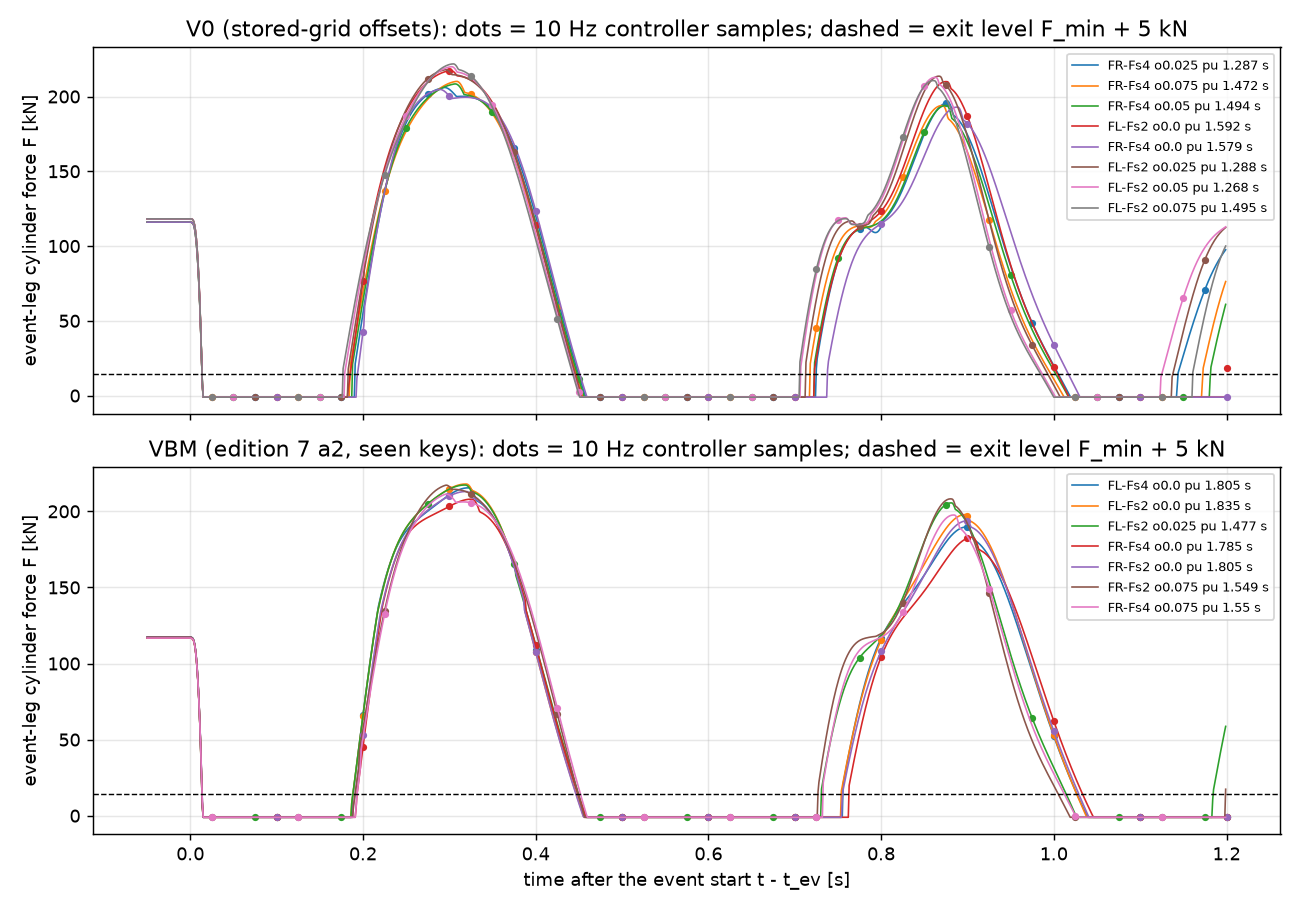

Generate this figure with Python:
"""Event-leg exit window vs the 10 Hz sample grid (u10 reruns).

For every rerun: the event leg's loaded window after its first rocking lift (1 ms true cylinder
force >= exit level F_min + 5 kN, from the first re-load to the next lift), the controller samples
inside it and the exit-confirmation sample (3rd consecutive sample at or above the exit level of
the lower load estimate, from u11_periods). Prints the per-period table of selected runs and
writes u12_exit_window.csv and u12_exit_window.png.

Usage: python -I -B u12_exit_window.py <rerun_dir> <folder>
"""
import csv
import json
import sys
from pathlib import Path

import matplotlib
import numpy as np

matplotlib.use("Agg")
import matplotlib.pyplot as plt  # noqa: E402

LEGS = ("FL", "FR", "RL", "RR")
DIAG = {0: 3, 3: 0, 1: 2, 2: 1}
rerun, folder = Path(sys.argv[1]), Path(sys.argv[2])
runs = list(csv.DictReader((folder / "u11_runs.csv").open(encoding="utf-8")))
periods = list(csv.DictReader((folder / "u11_periods.csv").open(encoding="utf-8")))
out_rows = []
fig, axes = plt.subplots(2, 1, figsize=(10, 7), sharex=True)
for r in runs:
    if r["event"] != "RE1bF":
        continue
    leg = LEGS.index(r["leg"])
    dg = DIAG[leg]
    stem = f"R12_{r['level']}-{r['leg']}-Fs{float(r['fs_kN']):g}-o{r['offset_s']}-{r['event']}-ready_{r['setting']}"
    z = np.load(rerun / "logs" / f"{stem}_rows.npz")
    rows, t_ev = z["rows"], float(z["t_ev"])
    tr = rows[:, 0] - t_ev
    contact, F = rows[:, 1:5], rows[:, 5:9]
    pr = [p for p in periods if p["run"] == r["run"]]
    exit_level = float(pr[0]["exit_level_kN"]) * 1e3
    ev_l = json.loads(r["event_leg_lifts"])
    dg_l = json.loads(r["diag_leg_lifts"])
    t_reload = float(r["event_leg_reload_to_exit_level_s"])
    t_relift = ev_l[1][0] if len(ev_l) > 1 else np.nan
    # last 1 ms time before the relift with F >= exit level
    m = (tr > t_reload) & (tr < t_relift) & (F[:, leg] >= exit_level)
    t_hold_end = float(tr[np.flatnonzero(m)[-1]]) if m.any() else np.nan
    samples = [float(p["t_rel_s"]) for p in pr if 0.0 < float(p["t_rel_s"]) <= 1.2]
    inside = [s for s in samples if t_reload <= s <= t_hold_end]
    starts = json.loads(r["reapp_starts"])
    ends = json.loads(r["reapp_ends"])
    out_rows.append({"run": r["run"], "offset_s": r["offset_s"], "phase_phi_s": round(float(r["offset_s"]) % 0.1, 4),
                     "t_reload_s": t_reload, "t_hold_end_s": round(t_hold_end, 3),
                     "window_s": round(t_hold_end - t_reload, 3),
                     "samples_in_window": ";".join(f"{s:g}" for s in inside),
                     "n_samples_in_window": len(inside),
                     "event_leg_exit_s": ends.get(r["leg"], [None])[0],
                     "diag_start_s": starts.get(LEGS[dg], [None])[0],
                     "diag_first_lift_end_s": dg_l[0][1] if dg_l else None,
                     "diag_start_inside_first_lift": (starts.get(LEGS[dg], [99])[0] < dg_l[0][1]) if dg_l else None,
                     "n_event_lifts": len(ev_l), "n_diag_lifts": len(dg_l),
                     "pair_union_s": r["pair_union_s"], "pass": r["pass"], "failed": r["failed"]})
    if r["setting"] in ("V0", "VBM") and r["leg"] in ("FL", "FR") and float(r["fs_kN"]) in (2.0, 4.0):
        ax = axes[0] if r["setting"] == "V0" else axes[1]
        w = (tr >= -0.05) & (tr <= 1.2)
        line, = ax.plot(tr[w], F[w, leg] / 1e3, lw=0.9,
                        label=f"{r['leg']}-Fs{float(r['fs_kN']):g} o{r['offset_s']} pu {r['pair_union_s']} s")
        ss = np.array(samples)
        ax.plot(ss, np.interp(ss, tr, F[:, leg]) / 1e3, "o", ms=3, color=line.get_color())
for ax, title in zip(axes, ("V0 (stored-grid offsets)", "VBM (edition 7 a2, seen keys)")):
    ax.axhline(14.415, color="k", lw=0.8, ls="--")
    ax.set_ylabel("event-leg cylinder force F [kN]")
    ax.set_title(title + ": dots = 10 Hz controller samples; dashed = exit level F_min + 5 kN")
    ax.legend(fontsize=7, loc="upper right")
    ax.grid(alpha=0.3)
axes[1].set_xlabel("time after the event start t - t_ev [s]")
fig.tight_layout()
fig.savefig(folder / "u12_exit_window.png", dpi=130)
keys = list(out_rows[0].keys())
with (folder / "u12_exit_window.csv").open("w", newline="", encoding="utf-8") as fh:
    w = csv.DictWriter(fh, fieldnames=keys)
    w.writeheader()
    w.writerows(out_rows)
for o in out_rows:
    print(o["run"], "reload", o["t_reload_s"], "hold_end", o["t_hold_end_s"], "in", o["samples_in_window"],
          "exit", o["event_leg_exit_s"], "diag_start", o["diag_start_s"], "diag_lift1_end",
          o["diag_first_lift_end_s"], "lifts", o["n_event_lifts"], o["n_diag_lifts"], "pu", o["pair_union_s"])
# per-period table of two contrasting runs
for run in ("V0|bottom-FL-Fs2-RE1bF-o0.0", "V0|bottom-FL-Fs2-RE1bF-o0.025",
            "VBM|bottom-FR-Fs0-RE1bF-o0.0", "VBM|bottom-FR-Fs2-RE1bF-o0.075"):
    print("\n##", run)
    for p in periods:
        if p["run"] == run and -0.05 <= float(p["t_rel_s"]) <= 1.1:
            print(f"  t {float(p['t_rel_s']):6.3f} {p['phase']:<14} load FL {p['load_FL_kN']:>7} FR {p['load_FR_kN']:>7} "
                  f"RL {p['load_RL_kN']:>7} RR {p['load_RR_kN']:>7} low {p['low_FL']}{p['low_FR']}{p['low_RL']}{p['low_RR']} "
                  f"active [{p['active']}]")
